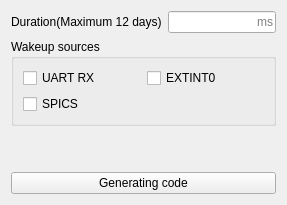
      <widget class="QWidget" name="page_0">
       <layout class="QGridLayout" name="gridLayout_21">
        <item row="0" column="0">
         <widget class="QLabel" name="label">
          <property name="text">
           <string>Duration(Maximum 12 days)</string>
          </property>
         </widget>
        </item>
        <item row="0" column="1">
         <widget class="QLineEdit" name="lineEdit_duration">
          <property name="alignment">
           <set>Qt::AlignRight|Qt::AlignTrailing|Qt::AlignVCenter</set>
          </property>
          <property name="placeholderText">
           <string>ms</string>
          </property>
         </widget>
        </item>
        <item row="1" column="0" colspan="2">
         <widget class="QGroupBox" name="groupBox_2">
          <property name="title">
           <string>Wakeup sources</string>
          </property>
          <layout class="QGridLayout" name="gridLayout_20">
           <item row="0" column="0">
            <widget class="QCheckBox" name="checkBox_wakeup_uartrx">
             <property name="text">
              <string>UART RX</string>
             </property>
            </widget>
           </item>
           <item row="0" column="1">
            <widget class="QCheckBox" name="checkBox_wakeup_extint0">
             <property name="text">
              <string>EXTINT0</string>
             </property>
            </widget>
           </item>
           <item row="1" column="0" colspan="2">
            <widget class="QCheckBox" name="checkBox_wakeup_spics">
             <property name="text">
              <string>SPICS</string>
             </property>
            </widget>
           </item>
          </layout>
         </widget>
        </item>
        <item row="2" column="0">
         <spacer name="verticalSpacer">
          <property name="orientation">
           <enum>Qt::Vertical</enum>
          </property>
          <property name="sizeHint" stdset="0">
           <size>
            <width>20</width>
            <height>40</height>
           </size>
          </property>
         </spacer>
        </item>
        <item row="3" column="0" colspan="2">
         <widget class="QPushButton" name="pushButton_GC0">
          <property name="layoutDirection">
           <enum>Qt::LeftToRight</enum>
          </property>
          <property name="text">
           <string>Generating code</string>
          </property>
         </widget>
        </item>
       </layout>
      </widget>
